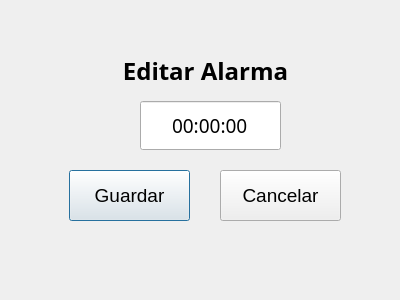
<?xml version="1.0" encoding="UTF-8"?>
<ui version="4.0">
 <class>AlarmEditDialog</class>
 <widget class="QDialog" name="AlarmEditDialog">
  <property name="geometry">
   <rect>
    <x>0</x>
    <y>0</y>
    <width>400</width>
    <height>300</height>
   </rect>
  </property>
  <property name="windowTitle">
   <string>Dialog</string>
  </property>
  <widget class="QTimeEdit" name="timeEdit">
   <property name="geometry">
    <rect>
     <x>140</x>
     <y>100</y>
     <width>141</width>
     <height>51</height>
    </rect>
   </property>
   <property name="font">
    <font>
     <family>Source Code Pro</family>
     <pointsize>14</pointsize>
    </font>
   </property>
   <property name="alignment">
    <set>Qt::AlignmentFlag::AlignCenter</set>
   </property>
   <property name="buttonSymbols">
    <enum>QAbstractSpinBox::ButtonSymbols::NoButtons</enum>
   </property>
   <property name="calendarPopup">
    <bool>true</bool>
   </property>
  </widget>
  <widget class="QPushButton" name="saveButton">
   <property name="geometry">
    <rect>
     <x>69</x>
     <y>170</y>
     <width>121</width>
     <height>51</height>
    </rect>
   </property>
   <property name="font">
    <font>
     <pointsize>14</pointsize>
    </font>
   </property>
   <property name="text">
    <string>Guardar</string>
   </property>
  </widget>
  <widget class="QPushButton" name="cancelButton">
   <property name="geometry">
    <rect>
     <x>220</x>
     <y>170</y>
     <width>121</width>
     <height>51</height>
    </rect>
   </property>
   <property name="font">
    <font>
     <pointsize>14</pointsize>
    </font>
   </property>
   <property name="text">
    <string>Cancelar</string>
   </property>
  </widget>
  <widget class="QLabel" name="label">
   <property name="geometry">
    <rect>
     <x>50</x>
     <y>40</y>
     <width>311</width>
     <height>61</height>
    </rect>
   </property>
   <property name="font">
    <font>
     <family>Source Code Pro Medium</family>
     <pointsize>18</pointsize>
     <bold>true</bold>
    </font>
   </property>
   <property name="text">
    <string>Editar Alarma</string>
   </property>
   <property name="alignment">
    <set>Qt::AlignmentFlag::AlignCenter</set>
   </property>
  </widget>
 </widget>
 <resources/>
 <connections/>
</ui>
